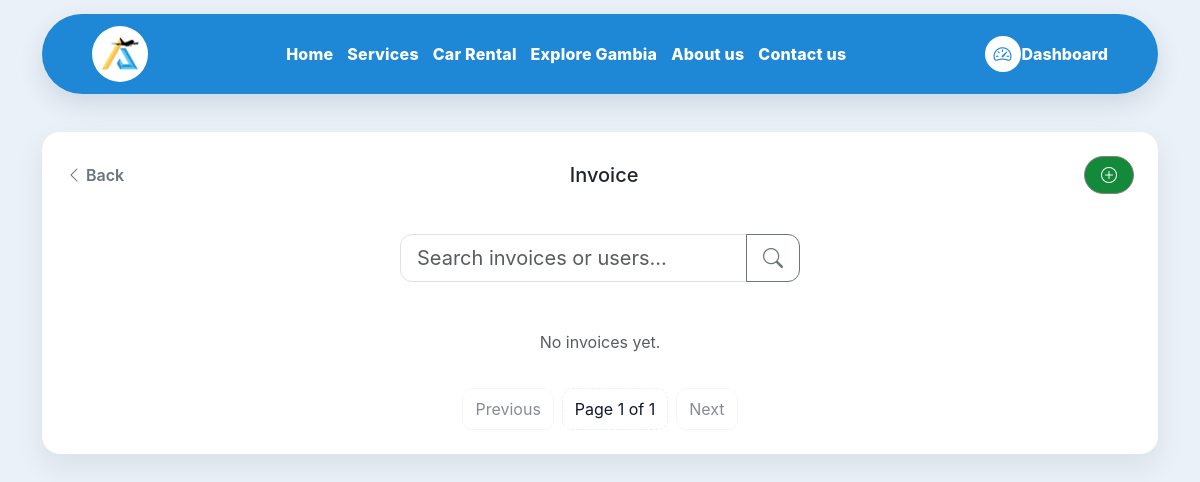
The page /invoices/ (signed in) on the database as committed earlier.
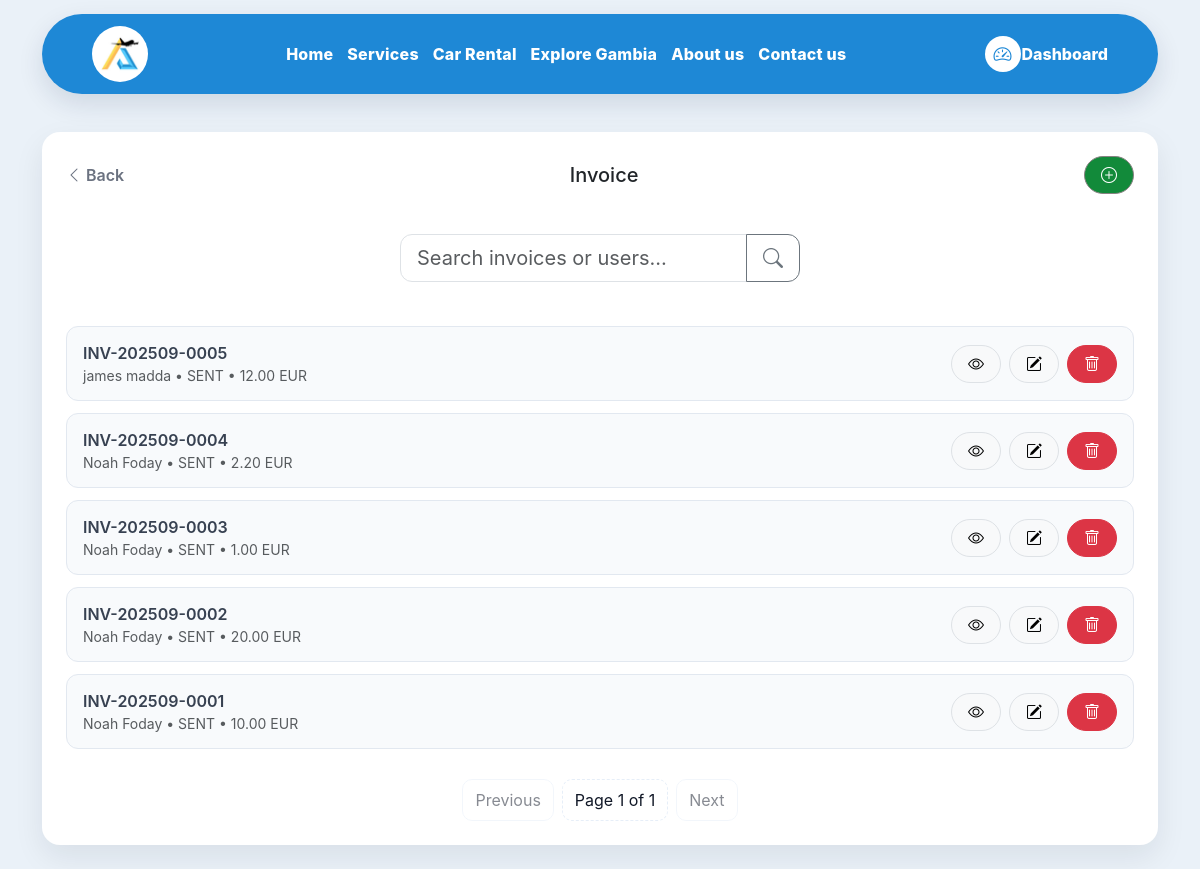
The same page on the database as committed later.
### apps/invoices/models.py (models this page shows, shortened)
class Invoice(models.Model):
    class Status(models.TextChoices):
        DRAFT = "DRAFT", "Draft"
        SENT = "SENT", "Sent"
        PAID = "PAID", "Paid"
        VOID = "VOID", "Void"
    user        = models.ForeignKey(settings.AUTH_USER_MODEL, on_delete=models.PROTECT, related_name="invoices")
    number      = models.CharField(max_length=32, unique=True, blank=True)
    status      = models.CharField(max_length=10, choices=Status.choices, default=Status.DRAFT, db_index=True)
    currency    = models.CharField(max_length=3, default="EUR")
    tax_rate    = models.DecimalField(max_digits=5, decimal_places=2, default=Decimal("0.00"))  # e.g. 20.00 = 20%
    issued_at   = models.DateField(default=timezone.now)
    due_at      = models.DateField(null=True, blank=True)
    paid_at     = models.DateField(null=True, blank=True)
    notes       = models.TextField(blank=True, default="")
    created_at  = models.DateTimeField(auto_now_add=True, db_index=True)
    amount      = models.DecimalField(max_digits=10, decimal_places=2, default=Decimal("0.00"))
    class Meta:
        ordering = ("-created_at",)
        indexes = [
            models.Index(fields=["status", "created_at"]),
            models.Index(fields=["user", "created_at"]),
        ]

### apps/accounts/models.py (models this page shows, shortened)
class User(AbstractUser):
    is_admin = models.BooleanField(default=False)
    phone = models.CharField(max_length=20, blank=True, null=True)

### apps/invoices/views.py (the view, shortened to what this page needs)
# urls.py: path("", invoice_list, name="list"),
@login_required
def invoice_list(request):
    q = (request.GET.get("q") or "").strip()
    invoices_qs = Invoice.objects.select_related("user").order_by("-created_at")
    paginator = Paginator(invoices_qs, 12)
    page_number = request.GET.get("page")
    page_obj = paginator.get_page(page_number)
    current = page_obj.number
    num_pages = paginator.num_pages
    start = max(1, current - 1)
    end = min(num_pages, current + 1)
    window_pages = list(range(start, end + 1))
    show_left_ellipsis = start > 2
    show_right_ellipsis = end < num_pages - 1
    context = {
        "q": q,
        "page_obj": page_obj,
        "invoices": page_obj.object_list,
        "num_pages": num_pages,
        "current": current,
        "window_pages": window_pages,
        "show_left_ellipsis": show_left_ellipsis,
        "show_right_ellipsis": show_right_ellipsis,
        "first_page": 1,
        "last_page": num_pages,
        "prev_page": current - 1 if page_obj.has_previous() else current,
        "next_page": current + 1 if page_obj.has_next() else current,
    }
    return render(request, "invoices/invoice_list.html", context)

### apps/invoices/templates/invoices/invoice_list.html (shortened to what this page needs)
{% extends "base.html" %}
{% load static %}
{% block extra_head %}
<link rel="stylesheet" href="{% static 'css/dashboard.css' %}">
<link rel="stylesheet" href="{% static 'css/cars.css' %}">
{% endblock %}
{% block content %}
<div class="container py-4">
  <div class="card p-4 round-24" style="border-radius:18px;">
    <div class="row align-items-center mb-3 pb-4">
      <div class="col-auto">
        <a href="/dashboard/" class="d-inline-flex align-items-center text-decoration-none" style="color:#6b7280;">
          <i class="bi bi-chevron-left me-1"></i> <span class="fw-semibold">Back</span>
        </a>
      </div>
      <div class="col text-center">
        <h5 class="mb-0">Invoice</h5>
      </div>
      <div class="col-auto text-end">
        <a href="{% url 'invoices:create' %}" class="btn create-buttn rounded-pill px-3" title="Create">
          <i class="bi bi-plus-circle"></i>
        </a>
      </div>
    </div>
    <form method="get" class="mx-auto" style="max-width:600px;">
      <div class="input-group mb-4">
        <input name="q" value="{{ q }}" class="form-control form-control-lg"
               placeholder="Search invoices or users…" aria-label="Search"
               style="border-radius:12px 0 0 12px;">
        <button class="btn btn-outline-secondary btn-lg" type="submit" style="border-radius:0 12px 12px 0;">
          <i class="bi bi-search"></i>
        </button>
      </div>
    </form>
    <div class="mt-2">
      {% for inv in invoices %}
        <div class="list-tile d-flex align-items-center justify-content-between">
          <div class="d-flex flex-column">
            <div class="fw-semibold" style="color:#374151;">{{ inv.number }}</div>
            <div class="small text-muted">
              {{ inv.user.get_full_name|default:inv.user.username }} • {{ inv.status }} •
              {{ inv.amount }} {{ inv.currency }}
            </div>
          </div>
          <div class="d-flex align-items-center gap-2">
            <a href="{% url 'invoices:detail' inv.pk %}"
               class="btn btn-light border rounded-pill px-3"
               title="View">
              <i class="bi bi-eye"></i>
            </a>
            {% if request.user.is_staff %}
              <a href="{% url 'invoices:update' inv.pk %}"
                 class="btn btn-light border rounded-pill px-3"
                 title="Edit">
                <i class="bi bi-pencil-square"></i>
              </a>
              <form action="{% url 'invoices:delete' inv.pk %}" method="post" class="d-inline"
                    onsubmit="return confirm('Delete {{ inv.number }}?');">
                <button type="submit" class="btn btn-danger rounded-pill px-3" title="Delete">
                  <i class="bi bi-trash"></i>
                </button>
              </form>
            {% endif %}
          </div>
        </div>
      {% empty %}
        <div class="empty text-center text-muted py-3">No invoices yet.</div>
      {% endfor %}
    </div>
 <nav class="cars-pager" aria-label="Invoices pages">
  <a class="cars-page {% if not page_obj.has_previous %}is-disabled{% endif %}"
     href="{% if page_obj.has_previous %}?{% if q %}q={{ q|urlencode }}&{% endif %}page={{ page_obj.previous_page_number }}{% else %}#{% endif %}">
    Previous
  </a>
  <span class="cars-page is-info">
    Page {{ page_obj.number }} of {{ page_obj.paginator.num_pages }}
  </span>
  <a class="cars-page {% if not page_obj.has_next %}is-disabled{% endif %}"
     href="{% if page_obj.has_next %}?{% if q %}q={{ q|urlencode }}&{% endif %}page={{ page_obj.next_page_number }}{% else %}#{% endif %}">
    Next
  </a>
</nav>
  </div>
</div>
{% endblock %}

Rows that differ between the two databases and show on the page:
added Invoice: number "INV-202509-0005", user.get_full_name "james madda", status "SENT", amount "12.00", currency "EUR"
added Invoice: number "INV-202509-0004", user.get_full_name "Noah Foday", status "SENT", amount "2.20", currency "EUR"
added Invoice: number "INV-202509-0003", user.get_full_name "Noah Foday", status "SENT", amount "1.00", currency "EUR"
added Invoice: number "INV-202509-0002", user.get_full_name "Noah Foday", status "SENT", amount "20.00", currency "EUR"
added Invoice: number "INV-202509-0001", user.get_full_name "Noah Foday", status "SENT", amount "10.00", currency "EUR"
Other text that changed with them:
text no longer shown: "No invoices yet."
